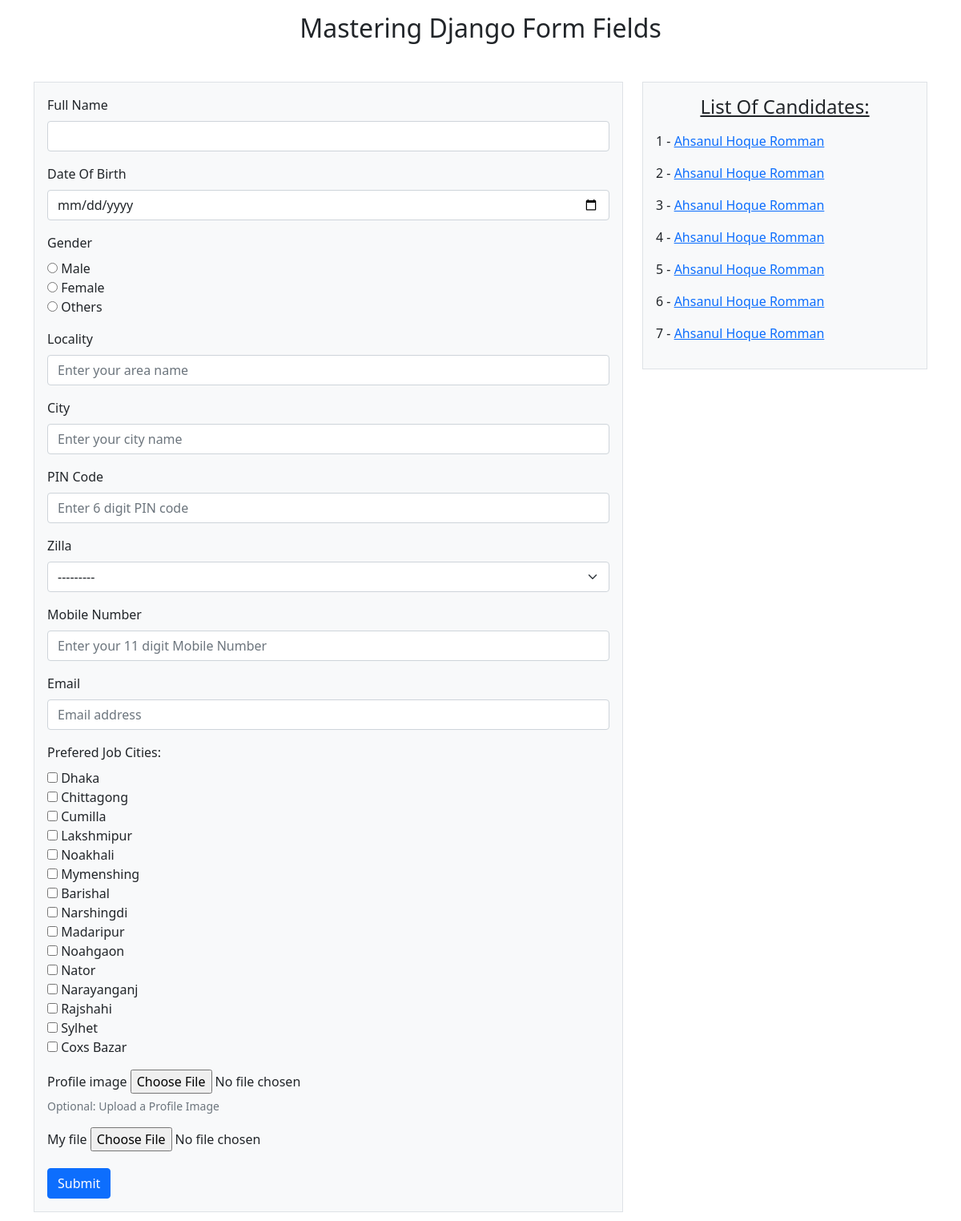
The app's page /student/, older data.
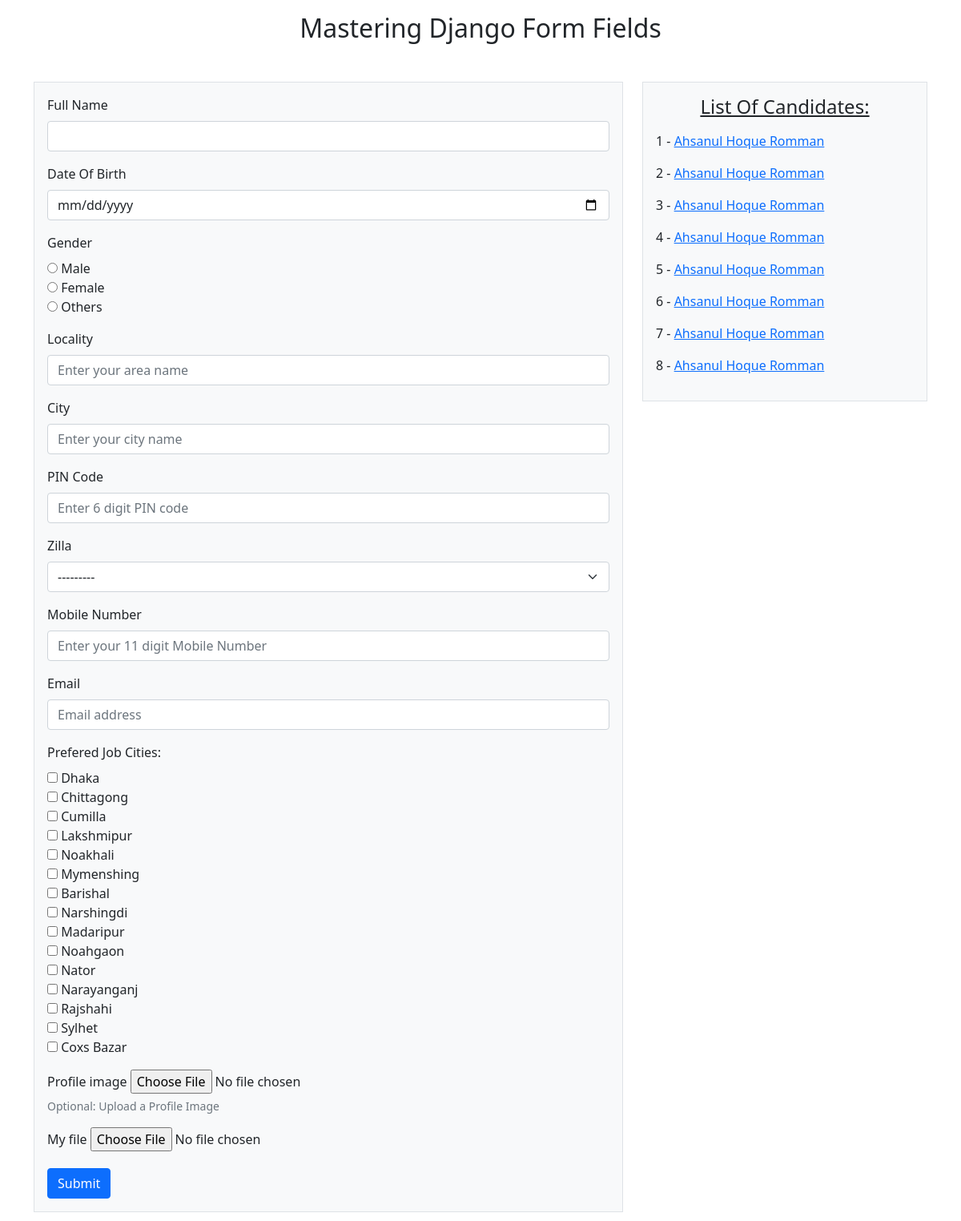
The same page, newer data.
### student/models.py (models this page shows)
class Profile (models.Model):
    name = models.CharField(max_length=100)
    dob = models.DateField(auto_now=False, auto_now_add=False)
    gender = models.CharField(max_length=1)
    locality = models.CharField(max_length=100)
    city = models.CharField(max_length=100)
    pin = models.PositiveBigIntegerField(
        validators=[validate_pin_length],
        help_text='Enter 6-digit pin code')
    Zilla = models.CharField(choices=Zilla_choice, max_length=100)
    mobile = models.CharField(
        validators=[RegexValidator(regex=r'^\d{11}$')],
        max_length=11,
        help_text='Enter 11 digit mobile number'
    )
    email = models.EmailField()
    job_city = models.CharField(max_length=50)
    profile_image = models.ImageField(upload_to='profileimg', blank=True)
    my_file = models.FileField(upload_to='doc', blank=True)

### student/views.py (the view)
# urls.py: 2. Add a URL to urlpatterns:  path('', views.home, name='home')
def home (request):
    candidates = Profile.objects.all()
    if request.method == 'POST':
        form = ProfileForm(request.POST, request.FILES)
        if form.is_valid():
            form.save()
            return redirect('home')         #return to home.Previous data will not be shown again.
    else:
        form = ProfileForm()
    return render(request, 'student/home.html',{'form': form, 'candidates': candidates})

### student/templates/student/home.html (shortened to what this page needs)
{% extends "student/base.html" %}
{% block left-content %}
<form action="" method="post" enctype="multipart/form-data">
<div class='mb-3'>
    <label for="{{ form.name.id_for_label }}" class="form-label">
        {{ form.name.label }}
    </label>
    {{ form.name }}
</div>
<div class='mb-3'>
    <label for="{{ form.dob.id_for_label }}" class="form-label">
        {{ form.dob.label }}
    </label>
    {{ form.dob }}
</div>
<div class='mb-3'>
    <label for="{{ form.gender.id_for_label }}" class="form-label">
        {{ form.gender.label }}
    </label>
    {{ form.gender }}
</div>
<div class='mb-3'>
    <label for="{{ form.locality.id_for_label }}" class="form-label">
        {{ form.locality.label }}
    </label>
    {{ form.locality }}
</div>
<div class='mb-3'>
    <label for="{{ form.city.id_for_label }}" class="form-label">
        {{ form.city.label }}
    </label>
    {{ form.city }}
</div>
<div class='mb-3'>
    <label for="{{ form.pin.id_for_label }}" class="form-label">
        {{ form.pin.label }}
    </label>
    {{ form.pin }}
</div>
<div class='mb-3'>
    <label for="{{ form.Zilla.id_for_label }}" class="form-label">
        {{ form.Zilla.label }}
    </label>
    {{ form.Zilla }}
</div>
<div class='mb-3'>
    <label for="{{ form.mobile.id_for_label }}" class="form-label">
        {{ form.mobile.label }}
    </label>
    {{ form.mobile }}
</div>
<div class='mb-3'>
    <label for="{{ form.email.id_for_label }}" class="form-label">
        {{ form.email.label }}
    </label>
    {{ form.email }}
</div>
<div class='mb-3'>
    <label for="{{ form.job_city.id_for_label }}" class="form-label">
        {{ form.job_city.label }}
    </label>
    {{ form.job_city }}
</div>
<div class='mb-3'>
    <label for="{{ form.profile_image.id_for_label }}" class="form-label">
        {{ form.profile_image.label }}
    </label>
    {{ form.profile_image }}
    {% if form.profile_image.help_text %}
        <small class="text-muted d-block">
            {{ form.profile_image.help_text }}
        </small>
    {% endif %}
</div>
<div class='mb-3'>
    <label for="{{ form.my_file.id_for_label }}" class="form-label">
        {{ form.my_file.label }}
    </label>
    {{ form.my_file }}
</div>
<button type ="submit" class= "btn btn-primary">Submit</button>
</form>
{% endblock left-content %}
{% block right-content %}
<h3 class="text-center mb-3">
    <u>
        <h4>
            List Of Candidates:
        </h4>
    </u>
</h3>
{% for candidate in candidates %}
 <p>
    {{ candidate.id }} - <a href="{% url 'candidate_detail' candidate.id %}">{{ candidate.name }}</a>
 </p>
{% endfor %}
{% endblock right-content %}

Row changes from the older to the newer data that the page shows:
added Profile: id "8", name "Ahsanul Hoque Romman"
